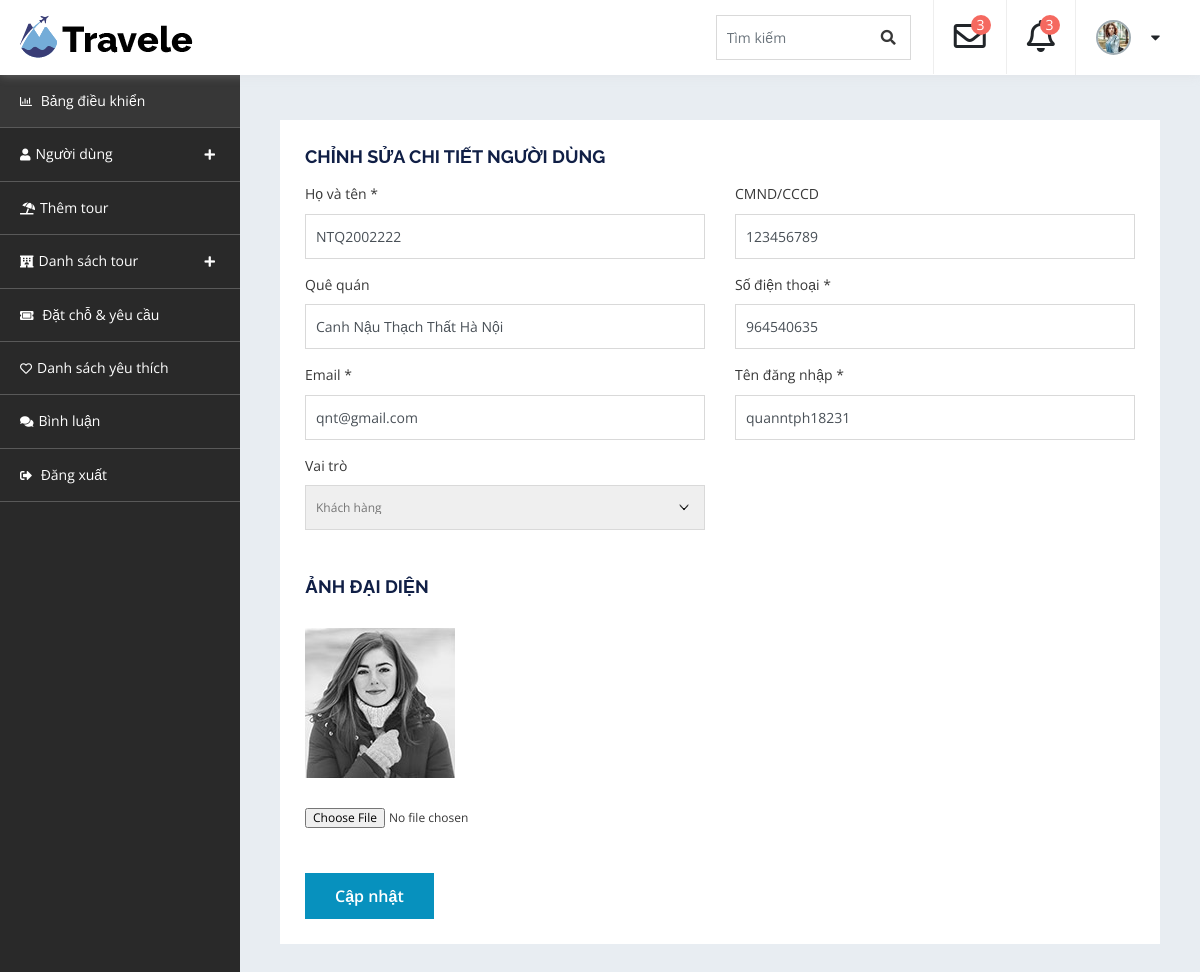
Screenshot of /cp-admin/user-edit&&id=1 with the database file from the repository.
### tables this page shows
CREATE TABLE `user` (
  `id` int(11) NOT NULL,
  `username` varchar(225) NOT NULL,
  `password` varchar(225) NOT NULL,
  `name` varchar(225) NOT NULL,
  `phone` int(11) NOT NULL,
  `email` varchar(225) NOT NULL,
  `address` varchar(225) NOT NULL,
  `cmnd` int(12) DEFAULT NULL,
  `image` varchar(225) DEFAULT NULL,
  `role` int(11) NOT NULL DEFAULT 0
);

### business/admin/account.php (called while the page is built, shortened)
<?php
function edit_user(){
    if(isset($_GET['id'])){
        $id = $_GET['id'];
        $sql = "SELECT * FROM user WHERE id=$id";
        $oldData = executeQuery($sql,false);
    }
    include_once "./views/admin/layouts/user/user-edit.php";
}
?>

### dao/system_dao.php (called while the page is built, shortened)
<?php
    function get_connect(){
        $connect = new PDO("mysql:host=127.0.0.1;dbname=duan1;charset=utf8","root","");
        return $connect;
    }
    function executeQuery($sql, $getAll = true){
        $connect = get_connect();
        $stmt = $connect->prepare($sql);
        $stmt->execute();
        $data = $stmt->fetchAll();
        if($getAll){
            return $data;
        }else{
            if(count($data) > 0){
                return $data[0];
            }
        }
    }
?>

### views/admin/layouts/user/user-edit.php (the view, shortened to what this page needs)
<!doctype html>
<html lang="en">
<head>
      <?php include_once "./views/admin/layouts/style.php" ?>
</head>
<body>
    <div id="container-wrapper">
        <div id="dashboard" class="dashboard-container">
            <?php
                include_once "./views/admin/layouts/header.php";
                include_once "./views/admin/layouts/navbar.php";
            ?>
            <div class="db-info-wrap">
                <div class="row">
                    <div class="col-lg-12">
                        <div class="dashboard-box user-form-wrap">
                            <h4>Chỉnh sửa chi tiết người dùng</h4>
                            <form class="form-horizontal" method="post" enctype="multipart/form-data">
                                <div class="row">
                                <div class="col-sm-6">
                                        <div class="form-group">
                                            <label>Họ và tên *</label>
                                            <input name="name" class="form-control" type="text" value="<?php echo $oldData['name'] ?>">
                                        </div>
                                    </div>
                                    <div class="col-sm-6">
                                        <div class="form-group">
                                            <label>CMND/CCCD</label>
                                            <input name="cmnd" class="form-control" type="text" value="<?php echo $oldData['cmnd'] ?>">
                                        </div>
                                    </div>
                                    <div class="col-sm-6">
                                        <div class="form-group">
                                            <label>Quê quán</label>
                                            <input name="country" class="form-control" type="text"
                                            value="<?php echo $oldData['address'] ?>">
                                        </div>
                                    </div>
                                    <div class="col-sm-6">
                                        <div class="form-group">
                                            <label>Số điện thoại *</label>
                                            <input name="phone" class="form-control" type="text"
                                            value="<?php echo $oldData['phone'] ?>">
                                        </div>
                                    </div>
                                    <div class="col-sm-6">
                                        <div class="form-group">
                                            <label>Email *</label>
                                            <input name="email" class="form-control" type="email"
                                            value="<?php echo $oldData['email'] ?>">
                                        </div>
                                    </div>
                                    <div class="col-sm-6">
                                        <div class="form-group">
                                            <label>Tên đăng nhập *</label>
                                            <input name="username" class="form-control" type="text" value="<?php echo $oldData['username'] ?>">
                                        </div>
                                    </div>
                                    <div class="col-sm-6">
                                        <div class="form-group">
                                            <label>Vai trò</label>
                                            <select name="role">
                                                <option value="<?php echo $oldData['role']?>"><?php echo $oldData['role']==0?"Khách hàng":"Quản trị"; ?></option>
                                            </select>
                                        </div>
                                    </div>
                                    <div class="col-12">
                                        <h4>Ảnh đại diện</h4>
                                    </div>
                                    <div class="col-sm-6">
                                        <img src="<?=PUBLIC_ASSETS?><?=$oldData['image']?>" alt="">
                                        <div class="upload-input">
                                            <div class="form-group">
                                              <input type="file" name="avatar" style="margin: 30px 0 0; position:relative;opacity:1;">
                                            </div>
                                        </div>
                                    </div>
                                </div>
                                <button type="submit" name="submit" class="button-primary">Cập nhật</button>
                            </form>
                        </div>
                    </div>
                </div>
            </div>
        </div>
    </div>
</body>
</html>

### public/admin/assets/css/style.css (style rules this page uses)
html { line-height: 1.15; -webkit-text-size-adjust: 100%; }
body { margin: 0; }
img { border-style: none; }
button, input, optgroup, select, textarea { font-family: inherit; font-size: 100%; line-height: 1.15; margin: 0; }
button, input { overflow: visible; }
button, select { text-transform: none; }
button, [type=button], [type=reset], [type=submit] { -webkit-appearance: button; }
body { font-size: 15px; color: #383838; background-color: #ffffff; font-family: "Open Sans", sans-serif; font-weight: normal; font-style: normal; line-height: 1.6; -webkit-font-smoothing: antialiased; word-wrap: break-word; }
img { height: auto; max-width: 100%; vertical-align: top; }
h1, h2, h3, h4, h5, h6 { color: #101F46; font-family: "Raleway", sans-serif; }
h1, h2, h3, h4, h5, h6 { margin: 0 0 15px; line-height: 1.3; }
h4 { font-size: 18px; font-weight: 700; }
.outline-primary, .outline-round, .button-primary, .button-round { font-size: 16px; font-weight: 600; line-height: 1; padding: 15px 30px; }
.button-primary, .button-round { background-color: #0791BE; color: #ffffff; display: inline-block; position: relative; -webkit-transition: background-color 0.3s; -moz-transition: background-color 0.3s; -ms-transition: background-color 0.3s; -o-transition: background-color 0.3s; transition: background-color 0.3s; }
form { position: relative; }
input[type=text], input[type=email], input[type=url], input[type=password], input[type=search], input[type=number], input[type=tel], input[type=range], input[type=date], input[type=month], input[type=week], input[type=time], input[type=datetime], input[type=datetime-local], input[type=color], textarea { background-color: #ffffff; border: 1px solid #d9d9d9; font-size: 14px; -webkit-border-radius: 0px; -moz-border-radius: 0px; -ms-border-radius: 0px; border-radius: 0px; height: 45px; resize: none; padding: 0 10px; }
select { border: 1px solid #d9d9d9; background-image: url(assets/images/arrow.png); background-repeat: no-repeat; background-position: center right 15px; -webkit-appearance: none; -moz-appearance: none; -ms-appearance: none; -o-appearance: none; appearance: none; color: #757575; height: 45px; padding: 0 30px 0 10px; }
select option { padding: 8px; }
form label { font-weight: normal; }
.form-group { margin-bottom: 15px; position: relative; }
.form-group select { height: 45px; }
.form-group select, .form-group input:not([type=checkbox]) { width: 100%; -webkit-border-radius: 0px; -moz-border-radius: 0px; -ms-border-radius: 0px; border-radius: 0px; }
.form-group label { display: block; font-size: 14px; }
.upload-input .form-group { position: relative; overflow: hidden; margin-bottom: 0; cursor: pointer; display: block; }
#dashboard { display: -webkit-box; display: -moz-box; display: -ms-flexbox; display: -webkit-flex; display: flex; -webkit-flex-wrap: wrap; -moz-flex-wrap: wrap; -ms-flex-wrap: wrap; flex-wrap: wrap; }
.db-info-wrap { background: #e8edf2; float: left; width: 80%; padding: 60px 40px 40px; margin-left: 20%; margin-top: 60px; }
.dashboard-box { background-color: #ffffff; padding: 25px; font-size: 12px; margin-bottom: 30px; }
.dashboard-box h4 { font-weight: 700; text-transform: uppercase; }
.user-form-wrap .form-horizontal h4 { margin-top: 30px; margin-bottom: 30px; }
.user-form-wrap .form-group input, .user-form-wrap .form-group select { width: 100%; }
.user-form-wrap .form-group input[type=file], .user-form-wrap .form-group select[type=file] { height: 45px; }
.user-form-wrap button { margin-top: 20px; border: none; }

### rows the page displays
user: name "NTQ2002222", cmnd "123456789", country "Canh Nậu Thạch Thất Hà Nội", phone "964540635", email "qnt@gmail.com", username "quanntph18231", role "Khách hàng", image (picture)
